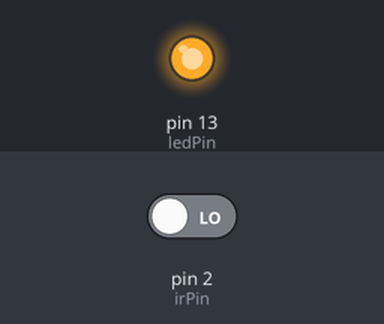
This sketch was run on a simulated Arduino Uno, built with avr-gcc and run on an emulated ATmega328P. On the bench: output pins drawn as LEDs (lit = HIGH). Dashed ring = blinking. The test bench sets the inputs (shaded band); at power-on: pin 2 (irPin) LOW.

Above: at 1.2 s.
1.3 s: pin 2 (irPin) driven HIGH
At 4.2 s:
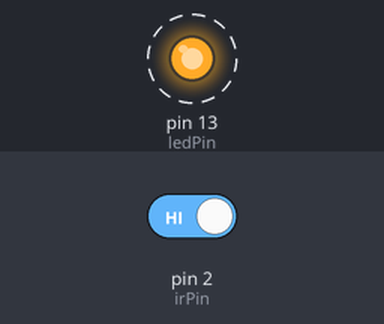
4.3 s: pin 2 (irPin) driven LOW
At 5.0 s:
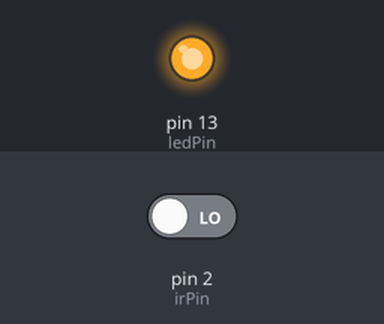
Timing chart, 0 to 7.3 s (numbered marks = the images above; inputs shaded):
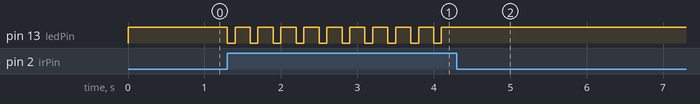

Measured:
- after the input at 1.3 s, pin 13 (ledPin): alternates HIGH for 0.20 s and LOW for 0.10 s, starting at once
- after the input at 4.3 s, pin 13 (ledPin): stops changing and stays HIGH

The sketch:

sketch_nov1a.ino
```cpp
const int irPin = 2;
const int ledPin = LED_BUILTIN;

void setup() {
  pinMode(irPin, INPUT);
  pinMode(ledPin, OUTPUT);
}

void loop() {
  int sensorState = digitalRead(irPin);
  if (sensorState == HIGH) {  // Object detected
    digitalWrite(ledPin, LOW);
    delay(100);
    digitalWrite(ledPin, HIGH);
    delay(100);
  } else {
  digitalWrite(ledPin, HIGH);  // LED on
  }
  delay(100);
}
```
